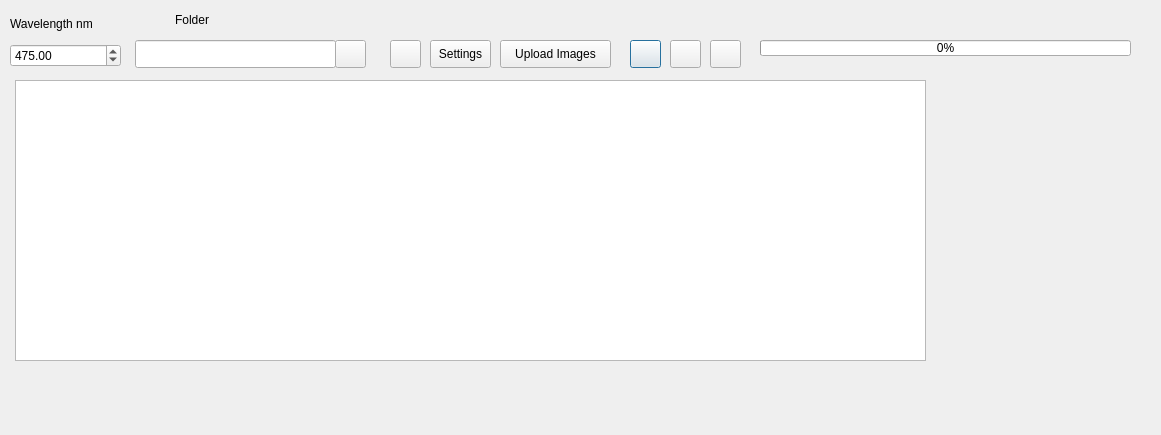
<?xml version="1.0" encoding="UTF-8"?>
<ui version="4.0">
 <class>formBuildSlideHypeCubePreview</class>
 <widget class="QDialog" name="formBuildSlideHypeCubePreview">
  <property name="geometry">
   <rect>
    <x>0</x>
    <y>0</y>
    <width>1161</width>
    <height>435</height>
   </rect>
  </property>
  <property name="windowTitle">
   <string>Build Slide Hypercube Preview</string>
  </property>
  <widget class="QGraphicsView" name="gvSlideHypCubePreview">
   <property name="geometry">
    <rect>
     <x>15</x>
     <y>80</y>
     <width>911</width>
     <height>281</height>
    </rect>
   </property>
  </widget>
  <widget class="QPushButton" name="pbApply">
   <property name="geometry">
    <rect>
     <x>630</x>
     <y>40</y>
     <width>31</width>
     <height>28</height>
    </rect>
   </property>
   <property name="text">
    <string/>
   </property>
   <property name="icon">
    <iconset resource="lstImgs.qrc">
     <normaloff>:/new/icons/imagenInte/FiltroActualizar.gif</normaloff>:/new/icons/imagenInte/FiltroActualizar.gif</iconset>
   </property>
  </widget>
  <widget class="QWidget" name="layoutWidget">
   <property name="geometry">
    <rect>
     <x>10</x>
     <y>10</y>
     <width>111</width>
     <height>57</height>
    </rect>
   </property>
   <layout class="QGridLayout" name="gridLayout_2">
    <item row="0" column="0">
     <widget class="QLabel" name="label_3">
      <property name="text">
       <string>Wavelength nm</string>
      </property>
     </widget>
    </item>
    <item row="1" column="0">
     <widget class="QDoubleSpinBox" name="spinBoxWavelen">
      <property name="minimum">
       <double>100.000000000000000</double>
      </property>
      <property name="maximum">
       <double>2400.000000000000000</double>
      </property>
      <property name="value">
       <double>475.000000000000000</double>
      </property>
     </widget>
    </item>
   </layout>
  </widget>
  <widget class="QLineEdit" name="txtFolder">
   <property name="geometry">
    <rect>
     <x>135</x>
     <y>40</y>
     <width>201</width>
     <height>28</height>
    </rect>
   </property>
  </widget>
  <widget class="QLabel" name="label_4">
   <property name="geometry">
    <rect>
     <x>175</x>
     <y>10</y>
     <width>75</width>
     <height>20</height>
    </rect>
   </property>
   <property name="text">
    <string>Folder</string>
   </property>
  </widget>
  <widget class="QPushButton" name="pbFolder">
   <property name="geometry">
    <rect>
     <x>335</x>
     <y>40</y>
     <width>31</width>
     <height>28</height>
    </rect>
   </property>
   <property name="text">
    <string/>
   </property>
   <property name="icon">
    <iconset resource="lstImgs.qrc">
     <normaloff>:/new/icons/imagenInte/folder-icon.png</normaloff>:/new/icons/imagenInte/folder-icon.png</iconset>
   </property>
  </widget>
  <widget class="QPushButton" name="pbUploadImages">
   <property name="geometry">
    <rect>
     <x>500</x>
     <y>40</y>
     <width>111</width>
     <height>28</height>
    </rect>
   </property>
   <property name="text">
    <string>Upload Images</string>
   </property>
  </widget>
  <widget class="QLabel" name="labelProgBar">
   <property name="geometry">
    <rect>
     <x>760</x>
     <y>55</y>
     <width>371</width>
     <height>20</height>
    </rect>
   </property>
   <property name="styleSheet">
    <string notr="true"/>
   </property>
   <property name="text">
    <string/>
   </property>
  </widget>
  <widget class="QProgressBar" name="progBar">
   <property name="geometry">
    <rect>
     <x>760</x>
     <y>40</y>
     <width>371</width>
     <height>16</height>
    </rect>
   </property>
   <property name="value">
    <number>0</number>
   </property>
  </widget>
  <widget class="QPushButton" name="pbSettings">
   <property name="geometry">
    <rect>
     <x>430</x>
     <y>40</y>
     <width>61</width>
     <height>28</height>
    </rect>
   </property>
   <property name="text">
    <string>Settings</string>
   </property>
  </widget>
  <widget class="QPushButton" name="pbSave">
   <property name="geometry">
    <rect>
     <x>390</x>
     <y>40</y>
     <width>31</width>
     <height>28</height>
    </rect>
   </property>
   <property name="toolTip">
    <string>&lt;html&gt;&lt;head/&gt;&lt;body&gt;&lt;p&gt;Save Last Layer Exported&lt;/p&gt;&lt;/body&gt;&lt;/html&gt;</string>
   </property>
   <property name="text">
    <string/>
   </property>
   <property name="icon">
    <iconset resource="lstImgs.qrc">
     <normaloff>:/new/icons/imagenInte/download-icon.gif</normaloff>:/new/icons/imagenInte/download-icon.gif</iconset>
   </property>
  </widget>
  <widget class="QPushButton" name="pbExportCube">
   <property name="geometry">
    <rect>
     <x>710</x>
     <y>40</y>
     <width>31</width>
     <height>28</height>
    </rect>
   </property>
   <property name="toolTip">
    <string>&lt;html&gt;&lt;head/&gt;&lt;body&gt;&lt;p&gt;Export Slide HypCube&lt;/p&gt;&lt;/body&gt;&lt;/html&gt;</string>
   </property>
   <property name="text">
    <string/>
   </property>
   <property name="icon">
    <iconset resource="lstImgs.qrc">
     <normaloff>:/new/icons/imagenInte/hypCube.png</normaloff>:/new/icons/imagenInte/hypCube.png</iconset>
   </property>
  </widget>
  <widget class="QPushButton" name="pbExportImages">
   <property name="geometry">
    <rect>
     <x>670</x>
     <y>40</y>
     <width>31</width>
     <height>28</height>
    </rect>
   </property>
   <property name="toolTip">
    <string>&lt;html&gt;&lt;head/&gt;&lt;body&gt;&lt;p&gt;Export to Images&lt;/p&gt;&lt;/body&gt;&lt;/html&gt;</string>
   </property>
   <property name="text">
    <string/>
   </property>
   <property name="icon">
    <iconset resource="lstImgs.qrc">
     <normaloff>:/new/icons/imagenInte/newProject.png</normaloff>:/new/icons/imagenInte/newProject.png</iconset>
   </property>
  </widget>
 </widget>
 <resources>
  <include location="lstImgs.qrc"/>
 </resources>
 <connections/>
</ui>
